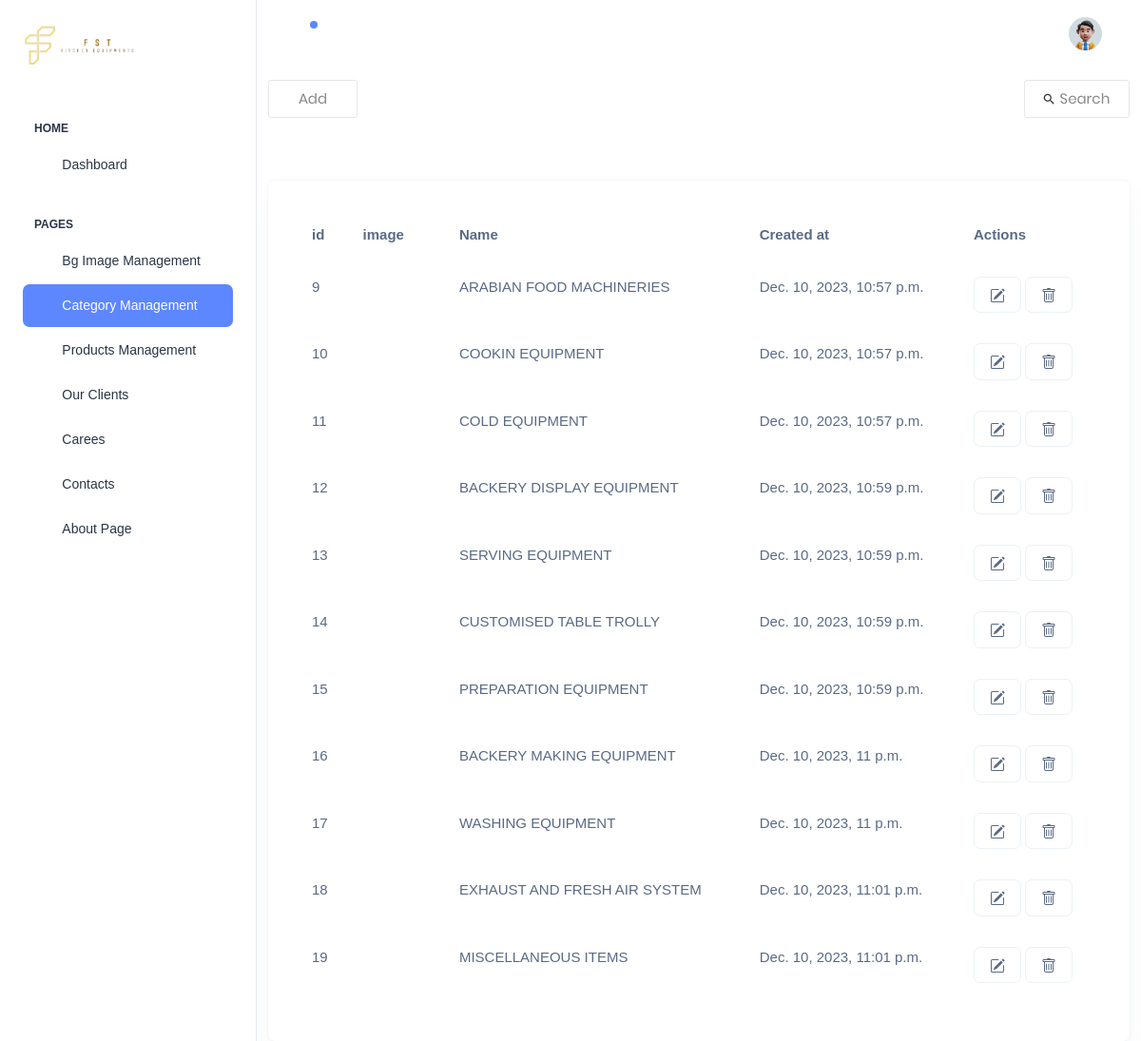
Before: /dashboard/category/ (signed in) with the older database file.
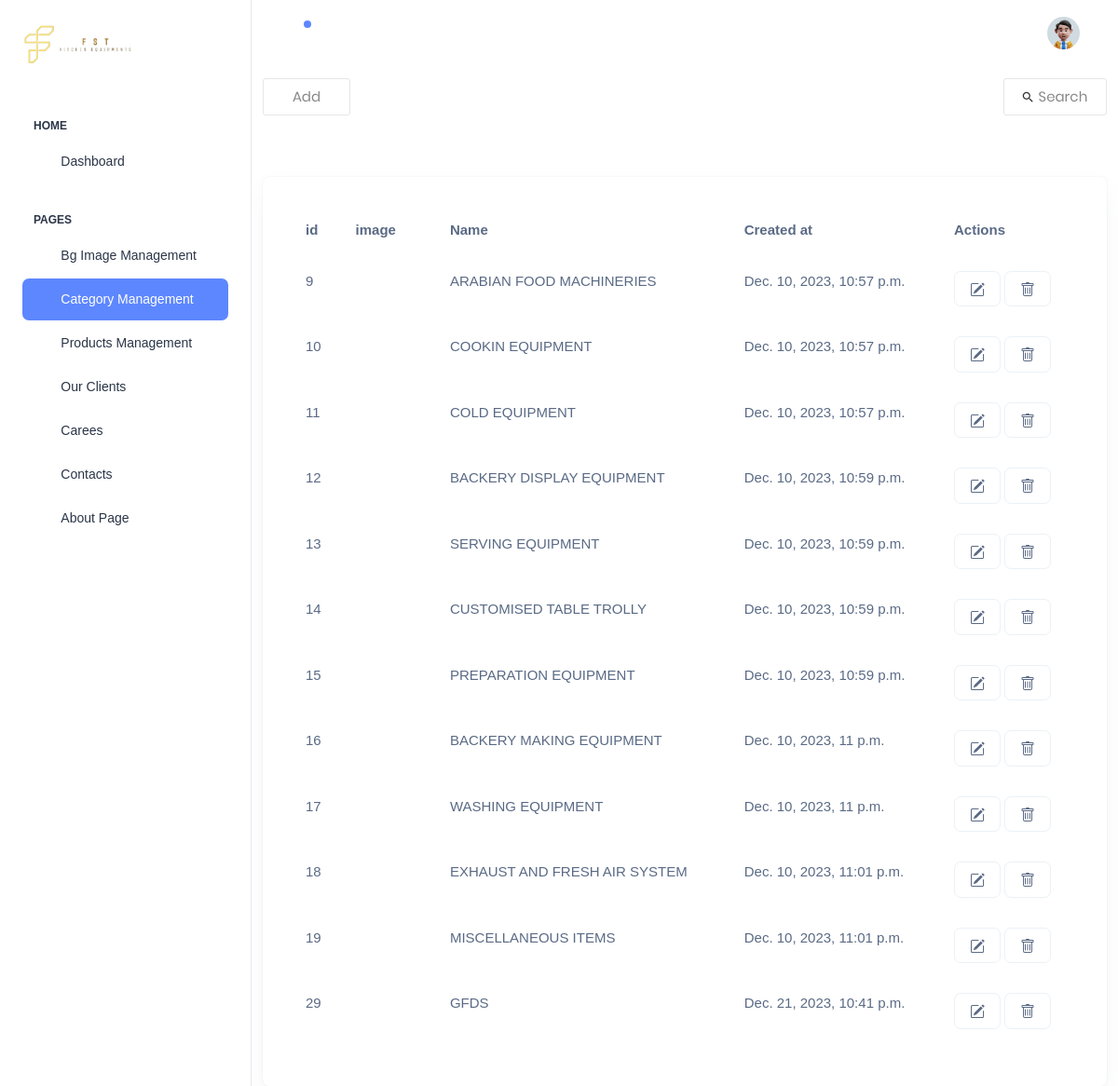
After: the same page with the newer database file.
### dashboard/models.py (models this page shows, shortened)
class Categories(models.Model):
    image = models.ImageField(upload_to='category/')
    name = models.CharField(max_length=150,null=True,blank=True)
    cropped_image = ImageSpecField(source='image',
                                   processors=[ResizeToFill(864, 432)],
                                   format='JPEG',
                                   options={'quality': 100})
    created_at = models.DateTimeField(auto_now_add=True)

### dashboard/views.py (the view, shortened to what this page needs)
# urls.py: path('category/',Category.as_view(), name='Category'),
class Category(CustomLoginRequiredAdmin,FormView):
    template_name = 'dashboard/category/category.html'
    form_class = CategoryForms
    def get_context_data(self, **kwargs):
        context = super().get_context_data(**kwargs)
        context['category_data'] = Categories.objects.all()
        return context
    def get(self, request, *args, **kwargs):
        if request.GET.get('methods') == 'search':
            query = request.GET.get('query', '').strip()
            instance_data = Categories.objects.filter(name__icontains=query)
            return render(request, 'dashboard/category/search_data.html', {'category_data': instance_data})
        return super().get(request, *args, **kwargs)

### dashboard/views.py (called while the page is built)
    def dispatch(self, request, *args, **kwargs):
        if request.user.is_authenticated:
            if not request.user.is_superuser:
                return redirect('Signin')
        else:
            return redirect('Signin')
        return super().dispatch(request, *args, **kwargs)

### templates/dashboard/category/category.html (shortened to what this page needs)
{% extends "dashboard/base.html" %}
{% load static %}
{% block body %}
<div class="page-wrapper" style='background-color: white;' id="main-wrapper" data-layout="vertical" data-navbarbg="skin6" data-sidebartype="full"
    data-sidebar-position="fixed" data-header-position="fixed">
    {% include "dashboard/sidebar.html" %}
    <div class="body-wrapper">
        {% include "dashboard/navbar.html" %}
        <div class="container" style="padding-top: 70px;">
            <div class="flex-w flex-sb-m p-b-52">
                <div class="flex-w flex-l-m m-tb-10" data-bs-toggle="modal" data-bs-target="#addmodal">
                    <div class="flex-c-m stext-106 cl6 size-104 bor4 pointer hov-btn3 trans-04 m-r-8 m-tb-4 ">
                         Add
                    </div>
                </div>
                <div class="flex-w flex-c-m m-tb-10">
                    <div class="flex-c-m stext-106 cl6 size-105 bor4 pointer hov-btn3 trans-04 m-tb-4 js-show-search">
                        <i class="icon-search cl2 m-r-6 fs-15 trans-04 zmdi zmdi-search"></i>
                        Search
                    </div>
                </div>
            </div>
            <div>
                <div class="col-12">
                    <div class="card recent-sales overflow-auto">
                        <div class="card-body">
                            <table class="table table-borderless datatable refresh" id="search-results">
                                <thead>
                                    <tr>
                                        <th scope="col">id</th>
                                        <th scope="col">image</th>
                                        <th scope="col">Name</th>
                                        <th scope="col">Created at</th>
                                        <th scope="col">Actions</th>
                                    </tr>
                                </thead>
                                {% for category in category_data %}
                                <tr>
                                    <td> {{category.id}} </td>
                                    <td>
                                        <div style="width: 60px;" class="overflow-hidden">
                                        </div>
                                    </td>
                                    <td> {{category.name}} </td>
                                    <td> {{category.created_at}} </td>
                                    <td>
                                        <a type="button" class="fs-4 btn hov-btn3 border" data-bs-toggle="modal"
                                            data-bs-target="#updatemodal{{category.id}}">
                                            <i title="" class="fa fa-edit"></i>
                                        </a>
                                        <button type="button" class="btn hov-btn3 border" data-bs-toggle="modal"
                                            data-bs-target="#deletemodal{{category.id}}">
                                        </button>
                                    </td>
                                </tr>
                                {% endfor %}
                            </table>
                        </div>
                    </div>
                </div>
            </div>
        </div>
    </div>
    {% endblock %}

Changed rows visible on the page:
added Categories: id "29", name "GFDS", created_at "Dec. 21, 2023, 10:41 p.m."
